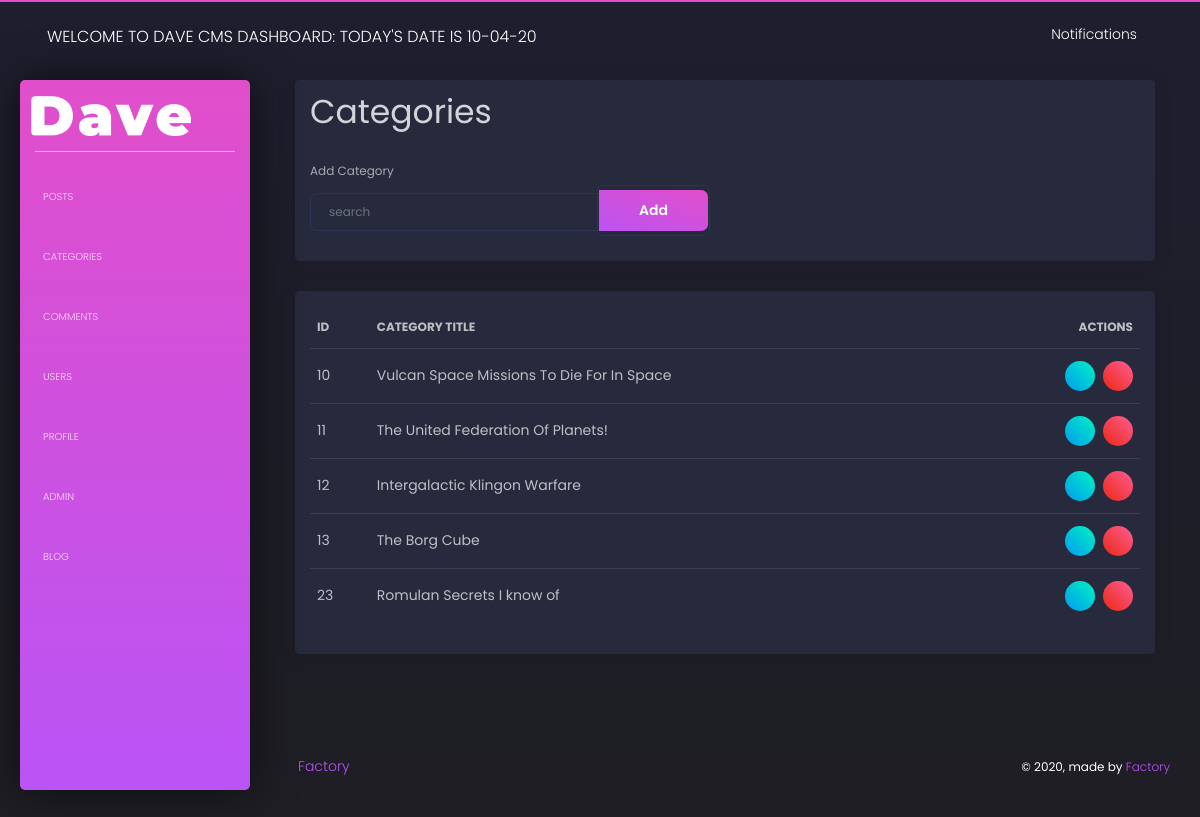
Page /admin/admin-categories.php on the earlier database version.
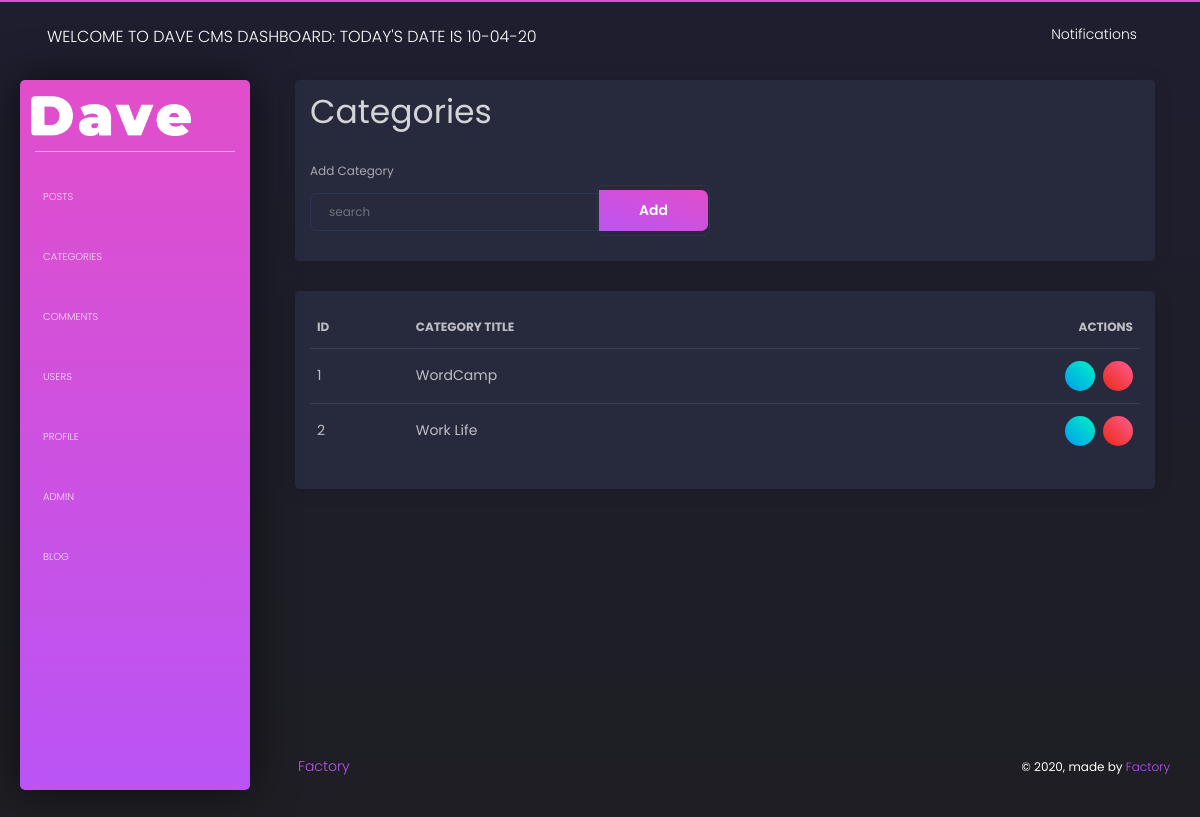
Same page on the later database version.
### tables this page shows
CREATE TABLE `categories` (
  `cat_id` int(11) unsigned NOT NULL AUTO_INCREMENT,
  `cat_title` varchar(255) DEFAULT NULL,
  PRIMARY KEY (`cat_id`)
);

### admin/admin-functions.php (the view, shortened to what this page needs)
<?php
function display_categories()
{
    global $connection;
    $query = "SELECT * FROM categories";
    $display_all_categories_query = mysqli_query($connection, $query);
    while ($row = mysqli_fetch_assoc($display_all_categories_query)) {
        $cat_title = $row['cat_title'];
        $cat_id = $row['cat_id'];
        echo '<tr>';
        echo "<td>{$cat_id}</td>";
        echo "<td>{$cat_title}</td>";
        echo '<td class="text-right">';
        echo '<a href ="admin-categories.php?update=' . $cat_id . '"
            class="btn btn-success btn-sm btn-round btn-icon mr-2">
            <i class="fal fa-edit pt-2"></i></a>';
        echo '<a href ="admin-categories.php?delete=' . $cat_id . '"
            class="btn btn-danger btn-sm btn-round btn-icon">
            <i class="fal fa-trash-alt pt-2"></i></a>';
        echo '</tr>';
    }
}

### admin/includes/admin-header.php (shortened to what this page needs)
<?php include '../includes/config.php'; ?>
<?php include 'admin-functions.php'; ?>
<!doctype html>
<html lang="en">
<head>
    <link href="css/black-dashboard.css?v=1.0.0" rel="stylesheet" />
</head>
<body>
    <div class="wrapper ">
        <div class="sidebar" data-color="purple" data-background-color="white">
        <div class="logo">
            <a href="admin-index.php" class="simple-text">
                <img src="../images/dave.png" alt="" class="img-fluid pr-5">
            </a>
        </div>
        <div class="sidebar-wrapper">
            <ul class="nav">
                <li class="nav-item dropdown">
                    <a class="nav-link dropdown-toggle" href="#" id="navbarDropdownMenuLink" data-toggle="dropdown" aria-haspopup="true" aria-expanded="false">
                        <p>Posts</p>
                    </a>
                </li>
                <li>
                    <a href="admin-categories.php">
                        <p>Categories</p>
                    </a>
                </li>
                <li>
                    <a href="admin-comments.php">
                        <p>Comments</p>
                    </a>
                </li>
                <li>
                    <a href="./notifications.html">
                        <p>Users</p>
                    </a>
                </li>
                <li>
                    <a href="./user.html">
                        <p>Profile</p>
                    </a>
                </li>
                <li>
                    <a href="./tables.html">
                        <p>Admin</p>
                    </a>
                </li>
                <li>
                    <a href="../">
                        <p>Blog</p>
                    </a>
                </li>
            </ul>
        </div>
    </div>
    <div class="main-panel">
        <nav class="navbar navbar-expand-lg navbar-transparent navbar-absolute fixed-top ">
            <div class="container-fluid">
                <div class="navbar-wrapper">
                    <a class="navbar-brand" href="#pablo">Welcome To Dave CMS Dashboard: Today's Date Is <?php echo date('d-m-y'); ?></a>
                </div>
                <div class="collapse navbar-collapse justify-content-end">
                    <ul class="navbar-nav">
                        <li class="nav-item">
                            <a class="nav-link" href="#pablo">
                                <i class="tim-icons icon-bell-55"></i>  Notifications
                            </a>
                        </li>
                    </ul>
                </div>
            </div>
        </nav>

### admin/admin-categories.php (shortened to what this page needs)
<?php include 'includes/admin-header.php'; ?>
<div class="content">
    <div class="container-fluid">
        <div class="row">
            <div class="col-sm-12">
                <div class="card">
                    <div class="card-body">
                        <div class="row">
                            <div class="col-12">
                                <h1>Categories</h1>
                            </div>
                            <div class="col-sm-6 mr-auto">
                                <form class="form" action="" method="post">
                                    <label for="cat_title">Add Category</label>
                                    <div class="input-group">
                                        <input type="text" class="form-control mt-2"
                                        placeholder="search" name="cat_title">
                                        <div class="input-group-append">
                                            <button class="btn btn-primary" type="submit"
                                            name="add_category">Add</button>
                                        </div>
                                    </div>
                                </form>
                            </div>
                            <div class="col-sm-6 mr-auto">
                            </div>
                        </div>
                    </div>
                </div>
                <div class="card">
                    <div class="card-body">
                        <table class="table">
                            <thead>
                                <th>ID</th>
                                <th>Category Title</th>
                                <th class="text-right">Actions</th>
                            </thead>
                            <tbody>
                                <?php display_categories(); ?>
                            </tbody>
                        </table>
                    </div>
                </div>
            </div>
        </div>
    </div>
</div>
<?php include 'includes/admin-footer.php'; ?>

### admin/includes/admin-footer.php (shortened to what this page needs)
<footer class="footer">
  <div class="container-fluid">
    <nav class="float-left">
      <ul class="list-unstyled ml-5">
          <li>
              <a href="https://www.madebyfactory.com">
                  Factory
              </a>
          </li>
      </ul>
    </nav>
    <div class="copyright float-right">
        &copy;
        , made by<i class="tim-icons icon-heart-2"></i>
        <a href="https://www.madebyfactory.com" target="_blank">Factory</a>
    </div>
  </div>
</footer>
</div>
</div>
<script src="js/black-dashboard.js?v=1.0.0" type="text/javascript"></script></body>
</html>

Differences in the rows shown:
removed categories: cat_id "10", cat_title "Vulcan Space Missions To Die For In Space"
removed categories: cat_id "11", cat_title "The United Federation Of Planets!"
removed categories: cat_id "12", cat_title "Intergalactic Klingon Warfare"
removed categories: cat_id "13", cat_title "The Borg Cube"
removed categories: cat_id "23", cat_title "Romulan Secrets I know of"
added categories: cat_id "1", cat_title "WordCamp"
added categories: cat_id "2", cat_title "Work Life"
